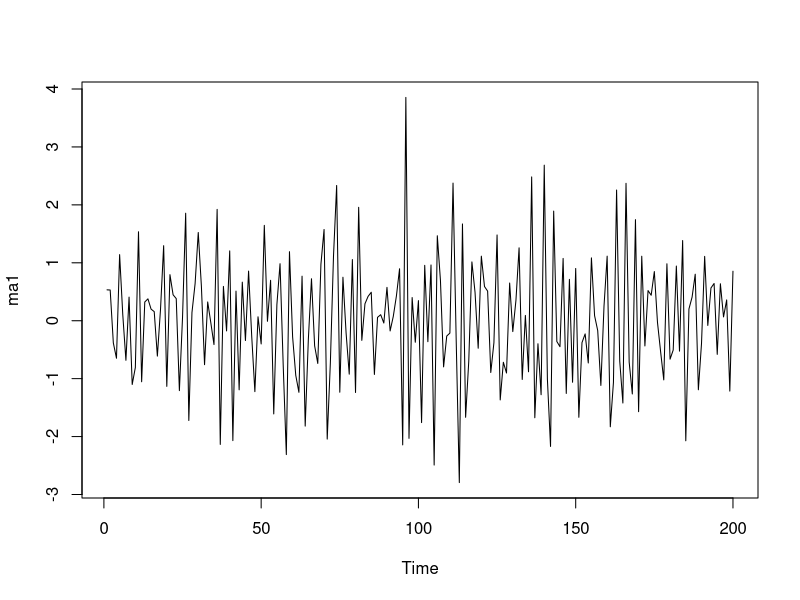
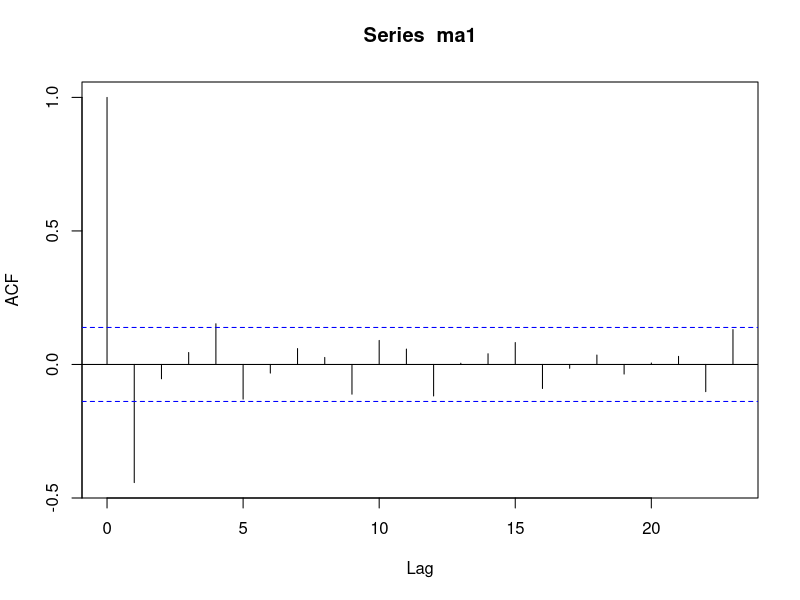
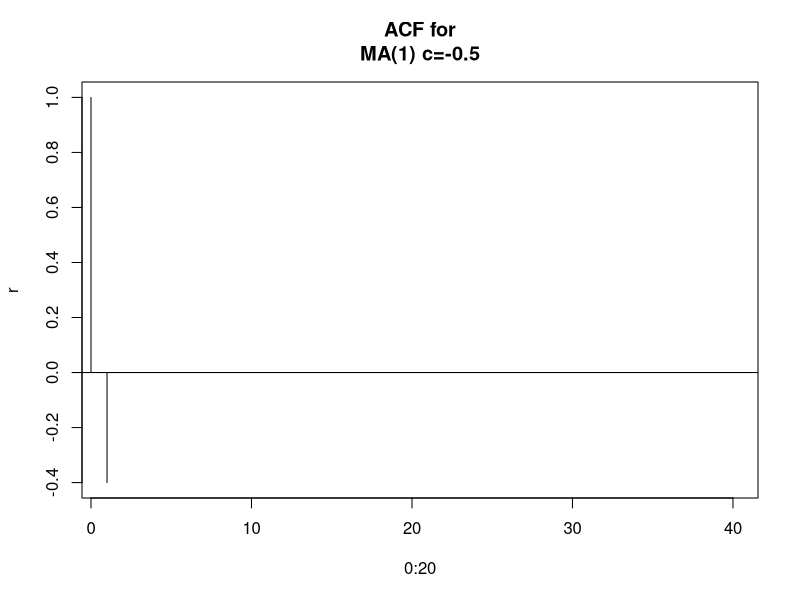
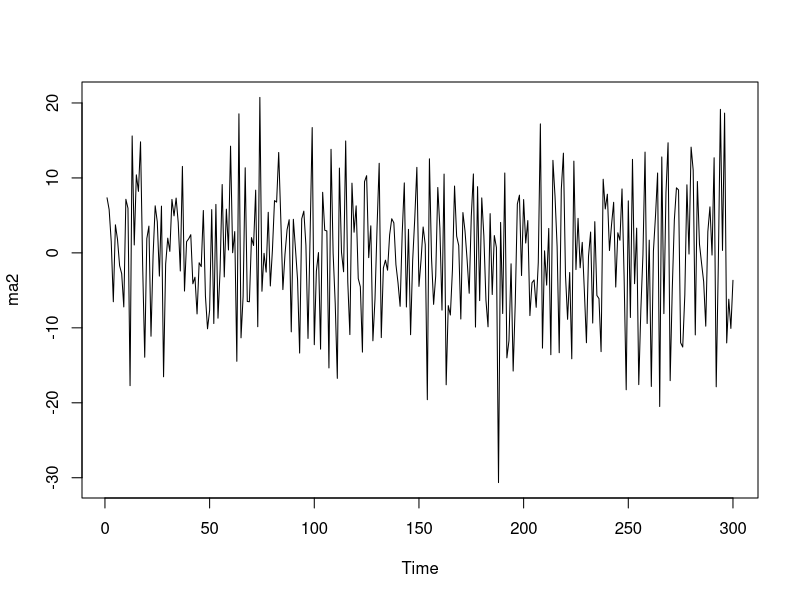
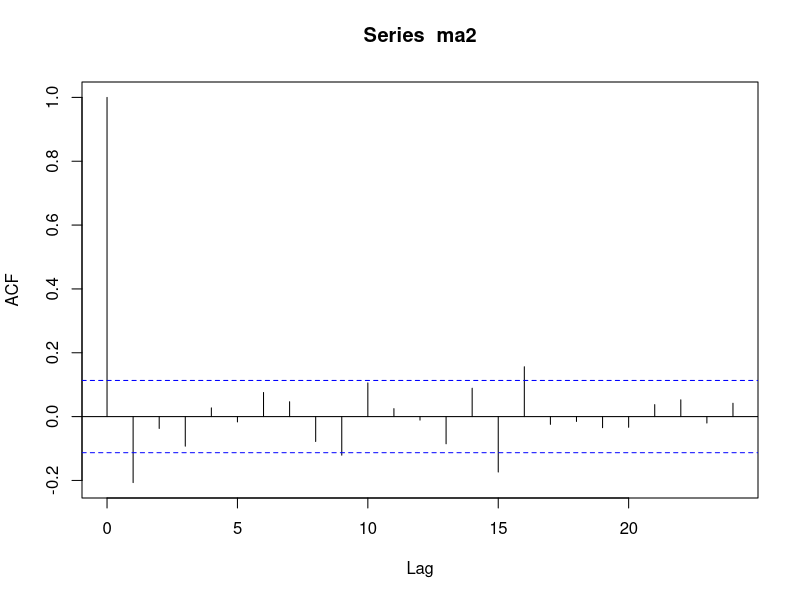
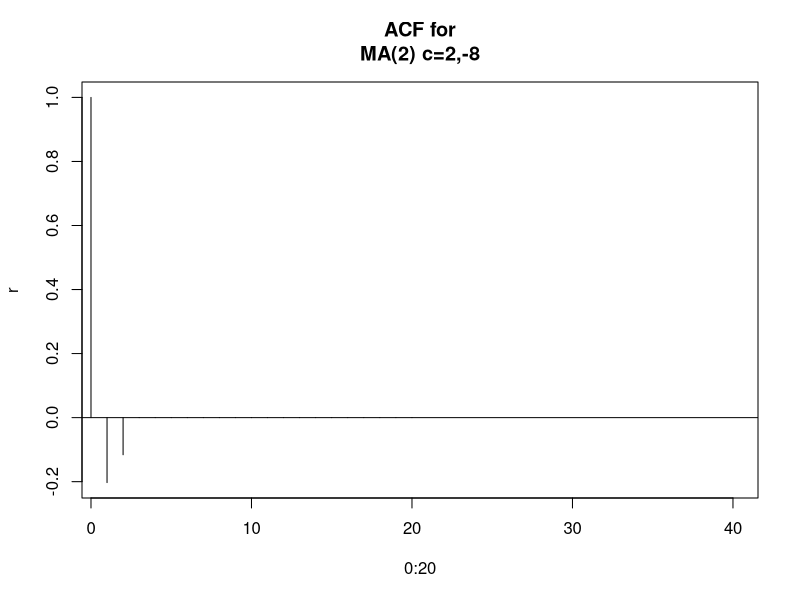

Reproduce these figures in R, in order.
## ---- chunk 1
knitr::opts_chunk$set(echo = TRUE)
## ---- chunk 2
library(tseries)
ma1 <- arima.sim(model=list(ma=c(-0.5)), n=200)
plot(ma1)
acf(ma1, type="correlation", plot=T)
plot(0:20, ARMAacf(ar=c(0), ma=c(-0.5), lag.max=20), xlim=c(1,40),ylab="r",type="h", main="ACF for
MA(1) c=-0.5")
abline (h=0)
## ---- chunk 3
ma2 <- arima.sim(model=list(ma=c(2,-8)), n=300)
plot(ma2)
acf(ma2, type="correlation", plot=T)
plot(0:20, ARMAacf(ar=c(0), ma=c(2,-8), lag.max=20), xlim=c(1,40),ylab="r",type="h", main="ACF for
MA(2) c=2,-8")
abline (h=0)
